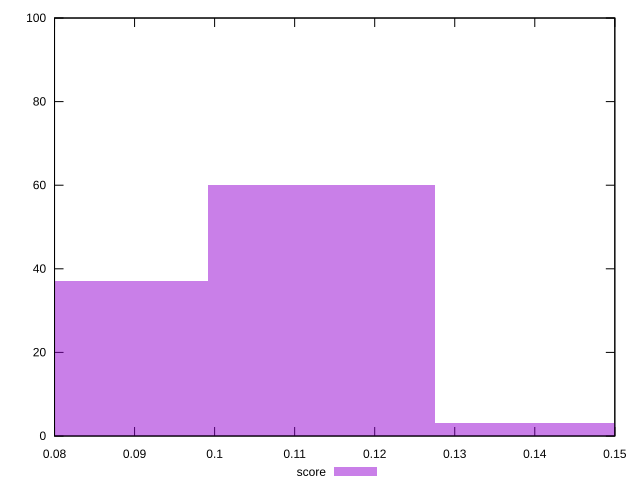

Recreate this plot in gnuplot.
reset

$score <<EOF
0.08503470083026857 37
0.11337960110702476 60
0.14172450138378095 3
EOF

set key outside below
set boxwidth 0.02834490027675619
set xrange [0.08:0.15]
set yrange [0:100]
set trange [0:100]
set style fill transparent solid 0.5 noborder
set terminal svg size 640, 490 enhanced background rgb 'white'
set output "reports/report_00031_2021-02-24T23-18-18.084Z/unused-javascript/samples/music/score/histogram.svg"

plot $score title "score" with boxes

reset
